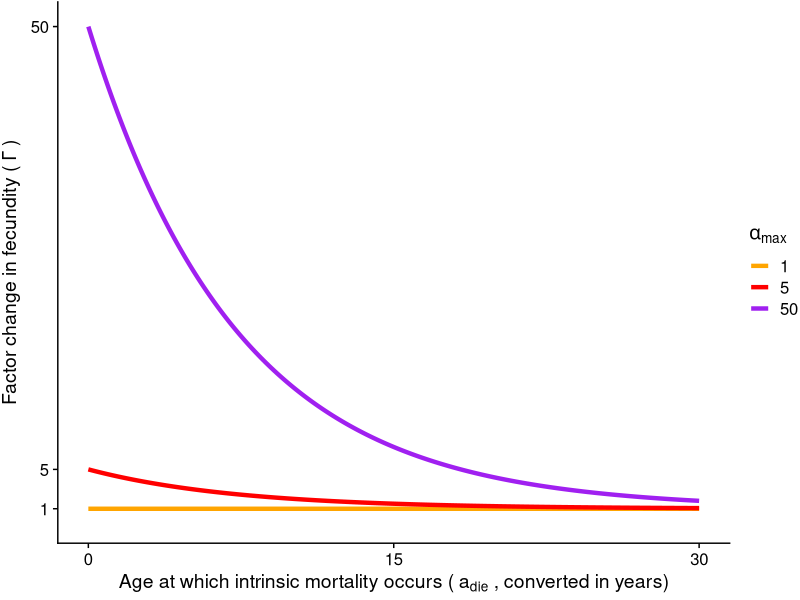

The R script that drew this image: (Note: this script raises an error after producing the figure.)
##### Directory

setwd("/home/taubier/Projets/Github/EvolutionSenescence_IBM")     # change the working directory

##### Packages

library(scales)
library(ggplot2)
library(cowplot)
theme_set(theme_cowplot())

##########  PLOT THE FACTOR CHANGE IN FECUNDITY DEPENDING ON THE AGE AT WHICH INTRINSIC MORTALITY OCCURS  ##########  


##### Parameters

convertIntoYears = 12       # Discretization of one year into time steps
                            # Depending on the simulation: if time steps = months: 12 ; if time steps = days: 365

ageVec = seq(0,30*convertIntoYears,by=1)  # Age considered
gammaP =  50   /365                       # Rate at which fecundity decreases with the age at which intrinsic mortality occurs (called gamma in the manuscript)

alphamaxVec = c(1,5,50)                   # Maximum fecundity when pleiotropy (when mutation expressed at age == 0)
maxFecundityPlot = 50                     # Maximum value on the vertical axis



##### Process data and plot

AlphamaxVec = c()
AgeVec = c()
GammaVec = c()
for(alphamax in alphamaxVec){
  GammaOutput = 1+(alphamax-1)*exp(-gammaP/convertIntoYears* ageVec)
  
  AlphamaxVec = c(AlphamaxVec,rep(alphamax,length(ageVec)))
  AgeVec = c(AgeVec,ageVec)
  GammaVec = c(GammaVec,GammaOutput)
  
}

dataFunctions <- data.frame(age=AgeVec,gamma=GammaVec,alphamax=AlphamaxVec)

sizeTextAxis = 12

plotFunctions <- 
  ggplot(dataFunctions)+
  geom_line(aes(age/convertIntoYears,gamma,color=as.factor(alphamax)),size=1.5)+
  scale_color_manual(name=expression(alpha[max]),
                     values=c("orange","red","purple"))+
  theme(legend.position="right",
        plot.margin = margin(0.05, 0.05, 0.05, 0.05, "cm"),
        axis.text = element_text(size=sizeTextAxis))+
  scale_x_continuous(breaks=c(0,15,30))+
  scale_y_continuous(limits=c(0,maxFecundityPlot),breaks=c(1,5,50))+
  xlab(expression("Age at which intrinsic mortality occurs ("~a[die]~", converted in years)"))+
  ylab(expression("Factor change in fecundity ("~Gamma~")"))



save_plot("Graphes/plotPleiotropyFunction.pdf",
          plotFunctions,
          base_height = 4.8, base_aspect_ratio = 1.4)

plotFunctions


